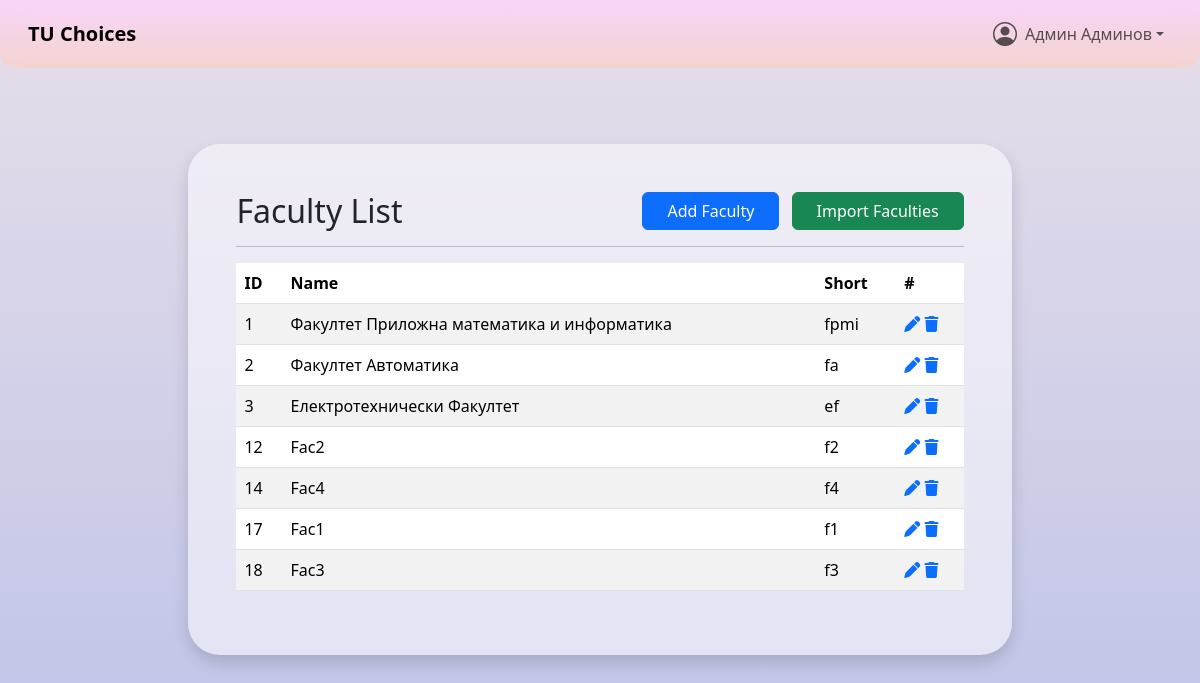
Page /majors/facultyList.php (signed in) on the committed database.
### tables this page shows
CREATE TABLE `users` (
  `id` int(11) NOT NULL,
  `username` varchar(100) NOT NULL,
  `names` varchar(100) NOT NULL,
  `email` varchar(100) NOT NULL,
  `pass` varchar(100) NOT NULL DEFAULT '',
  `role` int(11) NOT NULL DEFAULT 0 COMMENT '1=student,2=teacher,3=admin',
  `fn` varchar(100) NOT NULL DEFAULT '',
  `major` varchar(10) NOT NULL DEFAULT '0',
  `faculty` varchar(10) NOT NULL DEFAULT '0',
  `start_year` int(11) DEFAULT NULL,
  `active` tinyint(1) NOT NULL DEFAULT 0,
  `deleted` tinyint(1) NOT NULL DEFAULT 0,
  `created_at` datetime NOT NULL DEFAULT current_timestamp(),
  `updated_at` datetime NOT NULL DEFAULT current_timestamp() ON UPDATE current_timestamp()
);

CREATE TABLE `faculties` (
  `id` int(11) NOT NULL,
  `name` varchar(100) NOT NULL,
  `short` varchar(50) NOT NULL,
  `deleted` tinyint(1) NOT NULL DEFAULT 0,
  `created_at` datetime NOT NULL DEFAULT current_timestamp(),
  `updated_at` datetime NOT NULL DEFAULT current_timestamp() ON UPDATE current_timestamp()
);

### backend/users/user.php (called while the page is built, shortened)
<?php
class User
{
    private $names;
    public function __construct($id, mysqli $mysqli)
    {
        $this->id = $id;
        $stmt = $mysqli->prepare(
            "SELECT username, names, email, role, fn, major, faculty, start_year
             FROM users
             WHERE id = ?
             LIMIT 1"
        );
        $stmt->bind_param('i', $this->id);
        $stmt->execute();
        $stmt->bind_result(
            $username,
            $names,
            $email,
            $role,
            $fn,
            $majorShort,
            $facultyShort,
            $startYear
        );
        $this->names = $names;
    }
    public function getNames()
    {
        return $this->names;
    }
}

### backend/utils/dbUtils.php (called while the page is built, shortened)
<?php
function getNonDeletedFromDB($table_name, $mysqli, $hasDeleted = true, $searchableByID = false)
{
    $check = $hasDeleted ? " WHERE deleted = 0" : "";
    $stmt = $mysqli->prepare("SELECT * FROM " . $table_name . $check);
    $stmt->execute();
    $result = $stmt->get_result();
    $arr = [];
    if ($searchableByID) {
        while ($row = $result->fetch_assoc()) {
            $arr[$row['id']] = $row;
        }
    } else {
        $arr = $result->fetch_all(MYSQLI_ASSOC);
    }
    return $arr;
}

### majors/facultyList.php (the view, shortened to what this page needs)
<?php
require_once "../header.php";
$faculties = getNonDeletedFromDB("faculties", $mysqli);
?>
<main>
    <div class="container-fluid d-flex flex-column align-items-center pb-5 pt-5" style="min-height: 90vh;">
        <div class="bg-white bg-opacity-50 p-5 rounded-5 shadow" style="width: 70%;">
            <div class="d-flex justify-content-between align-items-center mb-3">
                <h2 class="mb-0">Faculty List</h2>
                <div>
                    <a href="facultyAdd.php" class="btn btn-primary px-4 me-2">Add Faculty</a>
                    <button onclick="importData('../backend/utils/importData.php', 'importFaculties')"
                        class="btn btn-success px-4">Import Faculties</button>
                </div>
            </div>
            <hr>
            <table id="table" class="table table-striped">
                <thead>
                    <tr>
                        <th>ID</th>
                        <th>Name</th>
                        <th>Short</th>
                        <th>#</th>
                    </tr>
                </thead>
                <tbody>
                    <?php foreach ($faculties as $curr) { ?>
                        <tr>
                            <td><?= $curr["id"]; ?></td>
                            <td><?= $curr["name"]; ?></td>
                            <td><?= $curr["short"]; ?></td>
                            <td>
                                <a href="facultyEdit.php?id=<?= $curr["id"]; ?>"><i class="fa-solid fa-pen"></i></a>
                                <a href="facultyList.php?action=delete&id=<?= $curr["id"]; ?>"><i
                                        class="fa-solid fa-trash"></i></a>
                            </td>
                        </tr>
                    <?php } ?>
                </tbody>
            </table>
        </div>
    </div>
</main>
<?php
require_once "../footer.php";
?>

### header.php (shortened to what this page needs)
<?php
require_once "backend/config/dbConfig.php";
require_once "backend/utils/dbUtils.php";
require_once "backend/distributions/Distribution.php";
require_once "backend/users/User.php";
$projectRoot = str_replace(
    realpath($_SERVER['DOCUMENT_ROOT']),
    '',
    realpath(__DIR__ . '/')
);
$user = new User($_SESSION["userID"], $mysqli);
?>
<!DOCTYPE html>
<html lang="en">
<head>
    <link href="https://cdn.jsdelivr.net/npm/bootstrap@5.3.5/dist/css/bootstrap.min.css" rel="stylesheet"
>
    <link rel="stylesheet" href="https://cdn.jsdelivr.net/npm/bootstrap-icons@1.10.5/font/bootstrap-icons.css">
    <link rel="stylesheet" href="https://cdn.datatables.net/2.3.0/css/dataTables.bootstrap5.css">
         <link rel="stylesheet" href="<?= $projectRoot ?>/css/main.css">
    <link rel="stylesheet" href="<?= $projectRoot ?>/css/navbar.css">
</head>
<body>
    <header>
        <nav class="navbar navbar-expand-lg navbar-custom fixed-top px-3">
            <div class="container-fluid">
                <a class="navbar-brand fw-bold" href="<?= $projectRoot ?>/index.php">TU Choices</a>
                <div class="collapse navbar-collapse" id="mainNav">
                    <ul class="navbar-nav ms-auto mb-2 mb-lg-0 align-items-lg-center">
                        <li class="nav-item dropdown">
                            <a class="nav-link dropdown-toggle d-flex align-items-center" href="#" id="profileDropdown"
                                role="button" data-bs-toggle="dropdown" aria-expanded="false">
                                <i class="bi bi-person-circle fs-4"></i>
                                <div class="ms-2"><?= $user->getNames(); ?></div>
                            </a>
                        </li>
                    </ul>
                </div>
            </div>
        </nav>
    </header>

### css/navbar.css (style rules this page uses)
.navbar-custom { background-image: linear-gradient(to top, rgb(250, 208, 196, 70%) 0%, rgb(255, 209, 255, 70%) 100%); backdrop-filter: blur(10px); border-radius: 0 0 1rem 1rem; margin-bottom: 2rem; }

### header.php (style rules this page uses)
html, body { overflow-x: hidden; height: 100%; margin: 0; }
body { background-color: #E4E4E1; background-image: linear-gradient(to top, #bdc2e8 0%, #bdc2e8 1%, #e6dee9 100%); background-blend-mode: normal, multiply; background-repeat: no-repeat; background-size: cover; background-attachment: fixed; }
main { margin-top: 6rem; }

### rows in the picture
users: names "Админ Админов"
faculties: id "1", name "Факултет Приложна математика и информатика", short "fpmi"
faculties: id "2", name "Факултет Автоматика", short "fa"
faculties: id "3", name "Електротехнически Факултет", short "ef"
faculties: id "12", name "Fac2", short "f2"
faculties: id "14", name "Fac4", short "f4"
faculties: id "17", name "Fac1", short "f1"
faculties: id "18", name "Fac3", short "f3"
